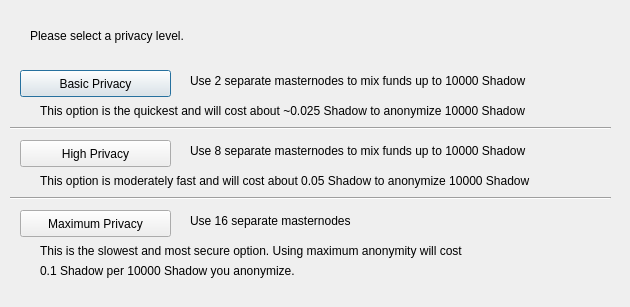
<?xml version="1.0" encoding="UTF-8"?>
<ui version="4.0">
 <class>ObfuscationConfig</class>
 <widget class="QDialog" name="ObfuscationConfig">
  <property name="geometry">
   <rect>
    <x>0</x>
    <y>0</y>
    <width>630</width>
    <height>307</height>
   </rect>
  </property>
  <property name="windowTitle">
   <string>Configure Obfuscation</string>
  </property>
  <widget class="QPushButton" name="buttonBasic">
   <property name="geometry">
    <rect>
     <x>20</x>
     <y>70</y>
     <width>151</width>
     <height>27</height>
    </rect>
   </property>
   <property name="text">
    <string>Basic Privacy</string>
   </property>
  </widget>
  <widget class="QPushButton" name="buttonHigh">
   <property name="geometry">
    <rect>
     <x>20</x>
     <y>140</y>
     <width>151</width>
     <height>27</height>
    </rect>
   </property>
   <property name="text">
    <string>High Privacy</string>
   </property>
  </widget>
  <widget class="QPushButton" name="buttonMax">
   <property name="geometry">
    <rect>
     <x>20</x>
     <y>210</y>
     <width>151</width>
     <height>27</height>
    </rect>
   </property>
   <property name="text">
    <string>Maximum Privacy</string>
   </property>
  </widget>
  <widget class="QLabel" name="label">
   <property name="geometry">
    <rect>
     <x>30</x>
     <y>20</y>
     <width>571</width>
     <height>31</height>
    </rect>
   </property>
   <property name="text">
    <string>Please select a privacy level.</string>
   </property>
  </widget>
  <widget class="QLabel" name="label_2">
   <property name="geometry">
    <rect>
     <x>190</x>
     <y>70</y>
     <width>421</width>
     <height>21</height>
    </rect>
   </property>
   <property name="text">
    <string>Use 2 separate masternodes to mix funds up to 10000 Shadow</string>
   </property>
  </widget>
  <widget class="QLabel" name="label_3">
   <property name="geometry">
    <rect>
     <x>190</x>
     <y>140</y>
     <width>411</width>
     <height>21</height>
    </rect>
   </property>
   <property name="text">
    <string>Use 8 separate masternodes to mix funds up to 10000 Shadow</string>
   </property>
  </widget>
  <widget class="QLabel" name="label_4">
   <property name="geometry">
    <rect>
     <x>190</x>
     <y>210</y>
     <width>421</width>
     <height>21</height>
    </rect>
   </property>
   <property name="text">
    <string>Use 16 separate masternodes</string>
   </property>
  </widget>
  <widget class="QLabel" name="label_6">
   <property name="geometry">
    <rect>
     <x>40</x>
     <y>100</y>
     <width>561</width>
     <height>21</height>
    </rect>
   </property>
   <property name="text">
    <string>This option is the quickest and will cost about ~0.025 Shadow to anonymize 10000 Shadow</string>
   </property>
  </widget>
  <widget class="QLabel" name="label_7">
   <property name="geometry">
    <rect>
     <x>40</x>
     <y>170</y>
     <width>561</width>
     <height>21</height>
    </rect>
   </property>
   <property name="text">
    <string>This option is moderately fast and will cost about 0.05 Shadow to anonymize 10000 Shadow</string>
   </property>
  </widget>
  <widget class="QLabel" name="label_8">
   <property name="geometry">
    <rect>
     <x>40</x>
     <y>240</y>
     <width>561</width>
     <height>21</height>
    </rect>
   </property>
   <property name="text">
    <string>This is the slowest and most secure option. Using maximum anonymity will cost</string>
   </property>
  </widget>
  <widget class="QLabel" name="label_9">
   <property name="geometry">
    <rect>
     <x>40</x>
     <y>260</y>
     <width>561</width>
     <height>21</height>
    </rect>
   </property>
   <property name="text">
    <string>0.1 Shadow per 10000 Shadow you anonymize.</string>
   </property>
  </widget>
  <widget class="Line" name="line">
   <property name="geometry">
    <rect>
     <x>10</x>
     <y>120</y>
     <width>601</width>
     <height>16</height>
    </rect>
   </property>
   <property name="orientation">
    <enum>Qt::Horizontal</enum>
   </property>
  </widget>
  <widget class="Line" name="line_2">
   <property name="geometry">
    <rect>
     <x>10</x>
     <y>190</y>
     <width>601</width>
     <height>16</height>
    </rect>
   </property>
   <property name="orientation">
    <enum>Qt::Horizontal</enum>
   </property>
  </widget>
 </widget>
 <resources/>
 <connections/>
</ui>
